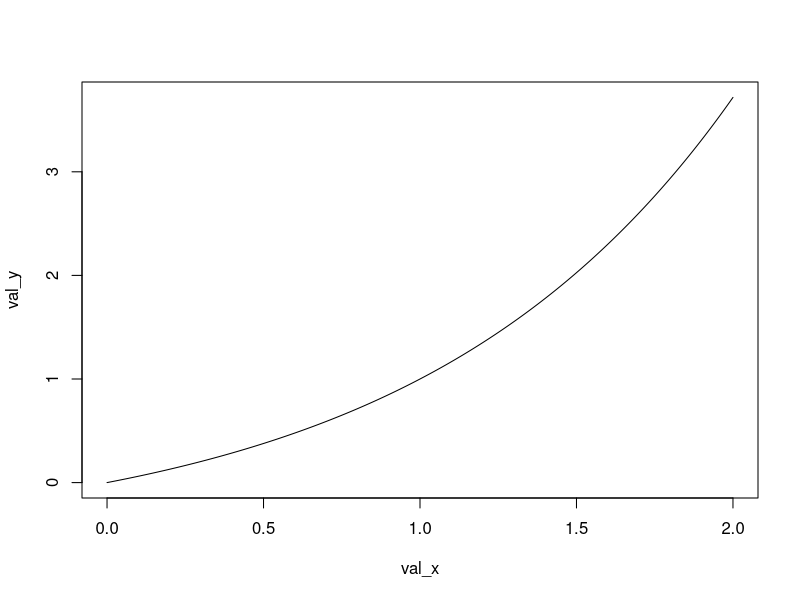

The R script that drew this image:
#Simualtions en Biologie - Méthodes stochastiques
#-------------------------------------------------
#------------------------------------------------

#Exercice 2 : Methodes Monte Carlo
#---------------------------------

#Il s'agit ici de comparer les methodes d'integration Monte Carlo.
#Les méthodes de Monte Carlo sont des modèles de simulation stochastiques
#Trois methodes seront evaluees : MC "tirage noir ou blanc", MC simple, et MC suivant l'importance

#1) La fonction à simuler g(x)
#.............................

#Afin de mettre en place efficacement les modeles de simulation il faut bien connaître la fonction.
#En effet pour simuler une variable aletaoire continue il est necessaire de calculer son integrale.
g = function(x) {                 #g est une fonction exponenetielle
  return((exp(x)-1)/(exp(1)-1))
}

#Visualisation de g sur un interval [0-2]
val_x = seq(from=0, to=2, len=1000)
val_y = g(val_x)
plot(val_x, val_y, type="l")      #L'allure de la courbe est bien exponentielle

#Verification de la valeur de l'integrale pour la valeur de max de valx (x=2)
I_True = (exp(2)-3)/(exp(1)-1)
print(I_True)
#La valeur réelle de g(2) est 2.554328
integrate(g, lower=0, upper=2)
# la valeur de l'integrale de g pour l'interval [0-2] est de 2.554328
#g(2) = integ(g)[0-2] --> On retrouve bien la même valeur

#2)


